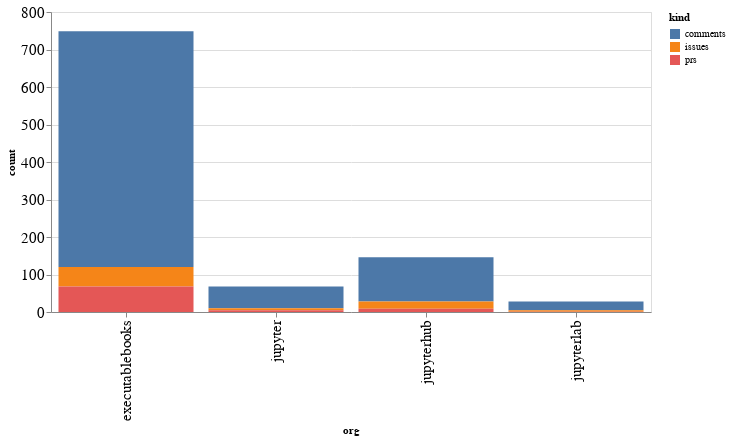

Notebook code cell kept with this figure:
### Code cell
alt.Chart(org_summaries, width=600).mark_bar().encode(
    x='org',
    y='count',
    color='kind',
    tooltip="org"
)

### Figure 1 — Vega-Lite specification as saved in the notebook (floating-point values rounded to 4 significant figures)
{"config": {"axisLeft": {"labelFontSize": 15}, "axisBottom": {"labelFontSize": 15}}, "data": {"name": "data-a770bcfdc183744168b228d5b1d373d1"}, "mark": "bar", "encoding": {"color": {"type": "nominal", "field": "kind"}, "tooltip": {"type": "nominal", "field": "org"}, "x": {"type": "nominal", "field": "org"}, "y": {"type": "quantitative", "field": "count"}}, "width": 600, "$schema": "https://vega.github.io/schema/vega-lite/v4.8.1.json", "datasets": {"data-a770bcfdc183744168b228d5b1d373d1": [{"org": "executablebooks", "kind": "comments", "count": 629}, {"org": "executablebooks", "kind": "issues", "count": 52}, {"org": "executablebooks", "kind": "prs", "count": 68}, {"org": "jupyter", "kind": "comments", "count": 58}, {"org": "jupyter", "kind": "issues", "count": 5}, {"org": "jupyter", "kind": "prs", "count": 5}, {"org": "jupyterhub", "kind": "comments", "count": 118}, {"org": "jupyterhub", "kind": "issues", "count": 19}, {"org": "jupyterhub", "kind": "prs", "count": 9}, {"org": "jupyterlab", "kind": "comments", "count": 23}, {"org": "jupyterlab", "kind": "issues", "count": 4}, {"org": "jupyterlab", "kind": "prs", "count": 1}]}}
